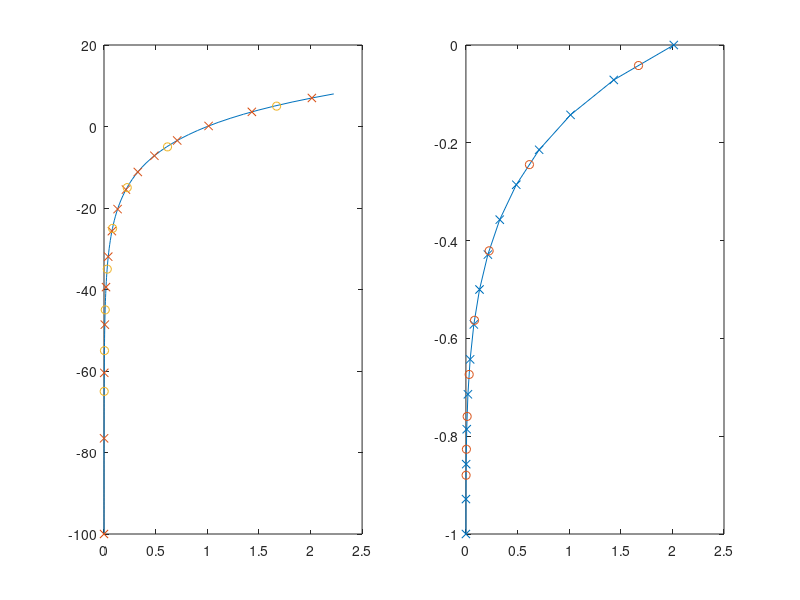

The MATLAB source for this figure:

clear;
depth = 100;

eta = 7;
z = -depth:1:eta+1;
val = exp(0.1*z);

subplot(1,2,1)
plot(val,z)

nl = 15;

s = -1:1/(nl-1):0;



a = 7*pi/18;
b = 1.0;


for i=1:nl,   
    s_mark(i)= (-(tan(((-s(i))*a))^b)/(tan(a)^b));
end

s2z = eta + s_mark .* (depth + eta);

subplot(1,2,1)
hold on;
val2 = exp(0.1.*s2z);
plot(val2,s2z,'x')
subplot(1,2,2)
plot(val2,s,'x-');

z2 = -65:10:5;
% Transform z2 coordinates to tan/sigma coordinates
s2 = (z2-eta)./(eta+depth);
for i=1:length(s2),   
    s2_mark(i) = - atan((-s2(i)*(tan(a)^b))^(1/b))./a;
end

val3 = interp1(s,val2,s2_mark);
subplot(1,2,1)
plot(val3,z2,'o')
subplot(1,2,2)
hold on;
plot(val3,s2_mark,'o')
